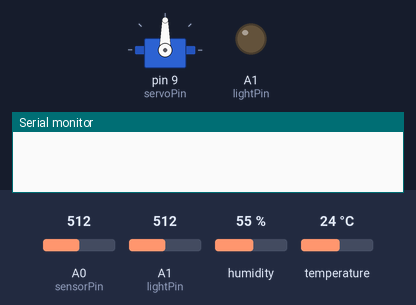
Bench run of a sketch on a simulated Arduino Uno, built with avr-gcc and run on an emulated ATmega328P. On the bench: servo, output pins drawn as LEDs (lit = HIGH), the last lines printed to the serial monitor. Wiring (inferred from the names in the program): HTU21/Si7021 sensor at I2C address 0x40. The test bench sets the inputs (shaded band); at power-on: A0 (sensorPin) = 512, A1 (lightPin) = 512, humidity 55 %, temperature 24 °C. Pins used as bus, display or sensor lines are not drawn.

Above: at 0.1 s.
At 1.7 s:
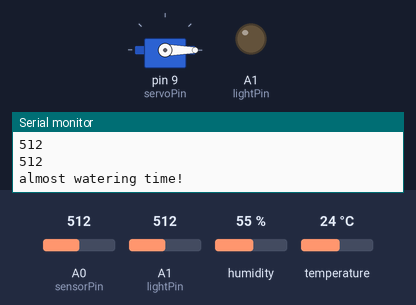
1.8 s: A0 (sensorPin) set to 264
3.4 s: A0 (sensorPin) set to 234
At 5.2 s:
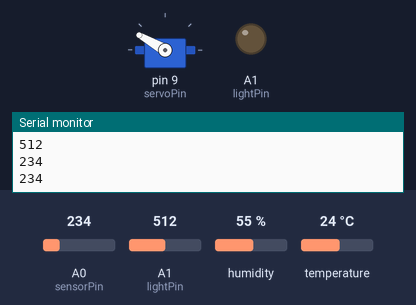
Timing chart, 0 to 6.7 s (numbered marks = the images above; inputs shaded):
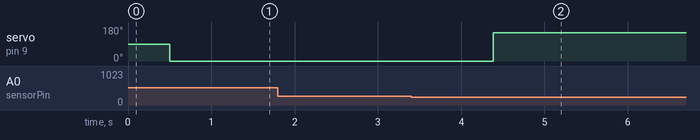

The sketch:

SoilMoistureSensor.ino
```cpp
//LIBRARY FOR HUMD/TEMP SENSOR
#if defined(ARDUINO) && ARDUINO >= 100
 #include "Arduino.h"
#else
 #include "WProgram.h"
#endif

#include <Wire.h>

#define HTDU21D_ADDRESS 0x40  //Unshifted 7-bit I2C address for the sensor

#define TRIGGER_TEMP_MEASURE_HOLD  0xE3
#define TRIGGER_HUMD_MEASURE_HOLD  0xE5
#define TRIGGER_TEMP_MEASURE_NOHOLD  0xF3
#define TRIGGER_HUMD_MEASURE_NOHOLD  0xF5
#define WRITE_USER_REG  0xE6
#define READ_USER_REG  0xE7
#define SOFT_RESET  0xFE

class HTU21D {

public:
  HTU21D();

  //Public Functions
  void begin();
  float readHumidity(void);
  float readTemperature(void);
  void setResolution(byte resBits);

  //Public Variables

private:
  //Private Functions

  byte read_user_register(void);
  byte check_crc(uint16_t message_from_sensor, uint8_t check_value_from_sensor);

  //Private Variables

};
#include <Wire.h>

HTU21D::HTU21D()
{
  //Set initial values for private vars
}

//Begin
/*******************************************************************************************/
//Start I2C communication
void HTU21D::begin(void)
{
  Wire.begin();
}

//Read the humidity
/*******************************************************************************************/
//Calc humidity and return it to the user
//Returns 998 if I2C timed out
//Returns 999 if CRC is wrong
float HTU21D::readHumidity(void)
{
  //Request a humidity reading
  Wire.beginTransmission(HTDU21D_ADDRESS);
  Wire.write(TRIGGER_HUMD_MEASURE_NOHOLD); //Measure humidity with no bus holding
  Wire.endTransmission();

  //Hang out while measurement is taken. 50mS max, page 4 of datasheet.
  delay(55);

  //Comes back in three bytes, data(MSB) / data(LSB) / Checksum
  Wire.requestFrom(HTDU21D_ADDRESS, 3);

  //Wait for data to become available
  int counter = 0;
  while(Wire.available() < 3)
  {
    counter++;
    delay(1);
    if(counter > 100) return 998; //Error out
  }

  byte msb, lsb, checksum;
  msb = Wire.read();
  lsb = Wire.read();
  checksum = Wire.read();

  unsigned int rawHumidity = ((unsigned int) msb << 8) | (unsigned int) lsb;

  if(check_crc(rawHumidity, checksum) != 0) return(999); //Error out

  //sensorStatus = rawHumidity & 0x0003; //Grab only the right two bits
  rawHumidity &= 0xFFFC; //Zero out the status bits but keep them in place

  //Given the raw humidity data, calculate the actual relative humidity
  float tempRH = rawHumidity / (float)65536; //2^16 = 65536
  float rh = -6 + (125 * tempRH); //From page 14

  return(rh);
}

//Read the temperature
/*******************************************************************************************/
//Calc temperature and return it to the user
//Returns 998 if I2C timed out
//Returns 999 if CRC is wrong
float HTU21D::readTemperature(void)
{
  //Request the temperature
  Wire.beginTransmission(HTDU21D_ADDRESS);
  Wire.write(TRIGGER_TEMP_MEASURE_NOHOLD);
  Wire.endTransmission();

  //Hang out while measurement is taken. 50mS max, page 4 of datasheet.
  delay(55);

  //Comes back in three bytes, data(MSB) / data(LSB) / Checksum
  Wire.requestFrom(HTDU21D_ADDRESS, 3);

  //Wait for data to become available
  int counter = 0;
  while(Wire.available() < 3)
  {
    counter++;
    delay(1);
    if(counter > 100) return 998; //Error out
  }

  unsigned char msb, lsb, checksum;
  msb = Wire.read();
  lsb = Wire.read();
  checksum = Wire.read();
  unsigned int rawTemperature = ((unsigned int) msb << 8) | (unsigned int) lsb;

  if(check_crc(rawTemperature, checksum) != 0) return(999); //Error out

  //sensorStatus = rawTemperature & 0x0003; //Grab only the right two bits
  rawTemperature &= 0xFFFC; //Zero out the status bits but keep them in place

  //Given the raw temperature data, calculate the actual temperature
  float tempTemperature = rawTemperature / (float)65536; //2^16 = 65536
  float realTemperature = (float)(-46.85 + (175.72 * tempTemperature)); //From page 14

  return(realTemperature);
}

void HTU21D::setResolution(byte resolution)
{
  byte userRegister = read_user_register(); //Go get the current register state
  userRegister &= B01111110; //Turn off the resolution bits
  resolution &= B10000001; //Turn off all other bits but resolution bits
  userRegister |= resolution; //Mask in the requested resolution bits

  //Request a write to user register
  Wire.beginTransmission(HTDU21D_ADDRESS);
  Wire.write(WRITE_USER_REG); //Write to the user register
  Wire.write(userRegister); //Write the new resolution bits
  Wire.endTransmission();
}

//Read the user register
byte HTU21D::read_user_register(void)
{
  byte userRegister;

  //Request the user register
  Wire.beginTransmission(HTDU21D_ADDRESS);
  Wire.write(READ_USER_REG); //Read the user register
  Wire.endTransmission();

  //Read result
  Wire.requestFrom(HTDU21D_ADDRESS, 1);

  userRegister = Wire.read();

  return(userRegister);
}

#define SHIFTED_DIVISOR 0x988000 //This is the 0x0131 polynomial shifted to farthest left of three bytes

byte HTU21D::check_crc(uint16_t message_from_sensor, uint8_t check_value_from_sensor)
{
  //Test cases from datasheet:
  //message = 0xDC, checkvalue is 0x79
  //message = 0x683A, checkvalue is 0x7C
  //message = 0x4E85, checkvalue is 0x6B

  uint32_t remainder = (uint32_t)message_from_sensor << 8; //Pad with 8 bits because we have to add in the check value
  remainder |= check_value_from_sensor; //Add on the check value

  uint32_t divsor = (uint32_t)SHIFTED_DIVISOR;

  for (int i = 0 ; i < 16 ; i++) //Operate on only 16 positions of max 24. The remaining 8 are our remainder and should be zero when we're done.
  {

    if( remainder & (uint32_t)1<<(23 - i) ) //Check if there is a one in the left position
      remainder ^= divsor;

    divsor >>= 1; //Rotate the divsor max 16 times so that we have 8 bits left of a remainder
  }

  return (byte)remainder;
}
//CODE BEGINS HERE
// Sketch reads sensor and desplays level and whether soil is wet or dry
// Use the softwareserial library to create a new "soft" serial port
// for the display. This prevents display corruption when uploading code.
#include <SoftwareSerial.h>
#include <Servo.h>
#include <Wire.h>

#define PIN_SCK  13
#define PIN_MISO 12
#define  PIN_MOSI 11
#define PIN_SS   10

int myTxPin = 2;  // Chosen pin for transmitting data
int myRxPin = 3;  // Chosen pin for receiving data
int servoPin = 9;
Servo servo;
SoftwareSerial softSerial(myRxPin, myTxPin);
int angle = 0;
HTU21D myHumidity;
// Attach the serial display's RX line to digital pin 2
SoftwareSerial mySerial(3,2); // pin 2 = TX, pin 3 = RX (unused)
// Here we are setting up some water thersholds that we will use later
int thresholdUp = 750;
int thresholdDown = 250;
// We are setting up the pin A0 on the redboard to be our sensor input
int sensorPin = A0;
int lightPin = A1;

// Send a single byte via SPI
void sendChar(char cData){
  SPDR = cData;
  while(!(SPSR&(1<<SPIF)));
}

// Send a full frame to the LED matrix
void sendFrame(char *frame) {
  // Assert SS
  digitalWrite(PIN_SS, LOW);
  // delay as the LED Matrix datasheet's recommends
  delayMicroseconds(500);
  // send the full buffer
  for(int i=0;i<64;i++) {
    char c;
    c=*(frame+i);
    if('%'==c)
      sendChar((2<<5)&(1<<2)&1); // similar color
    else
      sendChar(c);
  }
  // de-assert SS
  digitalWrite(PIN_SS, HIGH);
}


void setup(){
  softSerial.begin(9600);  // Start the software serial at 9600
  pinMode(lightPin, OUTPUT);
  myHumidity.begin();
  servo.attach(servoPin);
  Serial.begin(9600); // set up serial port for 9600 baud (speed)
  delay(500); // wait for display to boot up

 SPCR=(1<<SPE)|(1<<MSTR)|(1<<SPR1)|(1<<SPR0);
  // Status register
  SPSR = SPSR & B11111110;

  // setup pins
  pinMode(PIN_SCK, OUTPUT);
  digitalWrite(PIN_SCK, LOW); // ensure clock low
  pinMode(PIN_MOSI, OUTPUT);
  pinMode(PIN_SS, OUTPUT);
  digitalWrite(PIN_SS, HIGH); // de-assert SS
  delayMicroseconds(500); // delay as the LED Matrix datasheet's recommends

  // This section reconfigure the board to no daisy chain
  // operation.
  // This can be confirmed by an RRGGBB pattern beginning at a
  // corner, with no black LEDs before the first LED, when the
  // matrix is powered on.
  // Warning: this will take effect only after first run, power
  // off and power on
  digitalWrite(PIN_SS, LOW);
  delayMicroseconds(500);
  sendChar('%');
  sendChar(1);
  digitalWrite(PIN_SS, HIGH);
  delayMicroseconds(10);
  servo.write(0);
}

void loop(){

  char frameBuffer[64];

  String DisplayWords; //print out for testing reasons only

  // We need to set up a pin to get the value that the soil
  // moisture sensor is outputting, so sensorValue will get the
  // analog value from the sensor pin A0
  int sensorValue;
  sensorValue = analogRead(sensorPin);
  int lightValue=analogRead(lightPin);

  Serial.println(sensorValue); //Using .print instead of .write for values
  Serial.println(lightValue);
  // Now we are going to check if the water level is below a
  // out thresholdDown value we set earlier, and if it is have
  // words "Dry, Water it!" display one column over on the first
  // row:

  if (sensorValue <= thresholdDown){

    //LED code - red zone

    for(int color=0;color<=255;color++) {
    // And populate each position of the buffer with one color
      for(int j=0;j<64;j++) {
        frameBuffer[j]=160;
      }
      // Send the frame to the LED Matrix
    sendFrame(frameBuffer);
    // Colors are made by blinking the LEDs very fast.
    // Decreasing this delay too much (or removing it) may lead
    // to corrupted images.
    delay(200);
    break;
    }


//    DisplayWords = "Dry, Water it!";
//    Serial.println(DisplayWords);
    float humd = myHumidity.readHumidity();
    float temp = myHumidity.readTemperature();
    //CODE TO STORE CURRENT lightValue, sensorValue, & humd+temp
    //connects to beagle bone and is saved to a database
    softSerial.print("temp");
    String myString = String(temp);
    softSerial.print(myString+'\n');
    softSerial.print("humd");
    String myString2 = String(humd);
    softSerial.print(myString2+'\n');

    softSerial.print("light");
    String myString3 = String(lightValue);
    Serial.println(myString3);
    Serial.println(lightValue);
    softSerial.print(myString3+'\n');
    softSerial.print("water");
    String myString4 = String(sensorValue);
    Serial.println(myString4);
    Serial.println(sensorValue);
    softSerial.print(myString4+'\n');
    //print outs for serial monitor testing
//    Serial.println(lightValue);
//    Serial.println(temp);
//    Serial.println(humd);
    servo.write(150);//value to rotate to so the metal ball will adjust
    while(sensorValue<=thresholdUp){
      sensorValue=analogRead(sensorPin);
      }
    servo.write(0);//return when above the threshold change
    Serial.println("Done watering!");
  // If the value is not below our thresholdDown value we want to
  // check if it is above our thresholdUp value


  } else if (sensorValue >= thresholdUp){


    for(int color=0;color<=255;color++) {
    // And populate each position of the buffer with one color
      for(int j=0;j<64;j++) {
        frameBuffer[j]=120;
      }
      // Send the frame to the LED Matrix
    sendFrame(frameBuffer);
    // Colors are made by blinking the LEDs very fast.
    // Decreasing this delay too much (or removing it) may lead
    // to corrupted images.
    delay(200);
    break;
    }

    DisplayWords = "Wet, Leave it!";
    Serial.println(DisplayWords);
    //this is where code for LED goes - green zone
    //nothing else should be done as this is the desired state

  // Otherwise if it is inbetween the two values we want it to display the yellow warning light

  } else {


    Serial.println(DisplayWords);


    for(int color=0;color<=255;color++) {
    // And populate each position of the buffer with one color
      for(int j=0;j<64;j++) {
        frameBuffer[j]=140;
      }
      // Send the frame to the LED Matrix
    sendFrame(frameBuffer);
    // Colors are made by blinking the LEDs very fast.
    // Decreasing this delay too much (or removing it) may lead
    // to corrupted images.
    delay(200);
    break;
    }

    //LED code - yellow zone
    //just the warning phase
        Serial.println("almost watering time!");

  }

  delay(500);
}
```

Measured:
- the behaviour switches between 251 and 250 on A0 (sensorPin) (found by bisection; images 1 and 2)
- after the input at 3.4 s, servo on pin 9 (servoPin): 0° → 150° after 0.99 s
